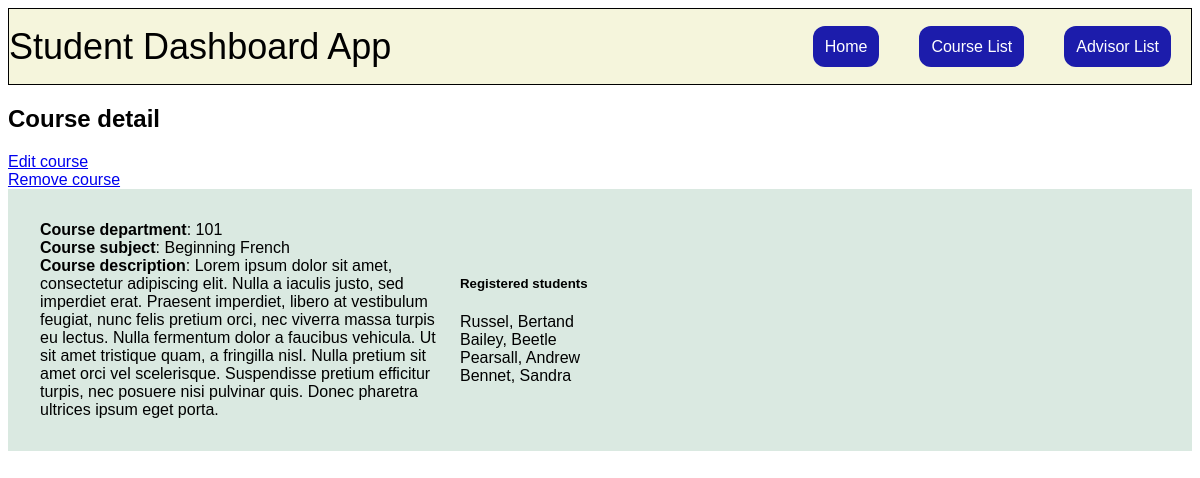
The page /course_detail/14 on the database its author committed.
### student/models.py (models this page shows, shortened)
class Course(models.Model):
    dept = models.CharField(max_length=3)
    course_num = models.IntegerField()
    subject = models.CharField(max_length=50)
    description = models.TextField(blank=True)
    students = models.ManyToManyField(Student, blank=True, related_name="courses")
    class Meta:
        unique_together = ('dept', 'course_num')
        ordering = ['dept']

class Student(models.Model):
    fname = models.CharField(max_length=30)
    lname = models.CharField(max_length=30)
    active = models.BooleanField(default=True)
    student_advisor = models.ForeignKey("Advisor", on_delete=models.SET_NULL, null=True, related_name="advisees")
    class Meta:
        ordering = ['id']

### student/views.py (the view)
# urls.py: path("course_detail/<int:id>", views.course_detail, name="course_detail"),
def course_detail(request, id):
    course = get_object_or_404(Course, pk=id)
    return render(request, "student/course_detail.html", {"course": course})

### student/templates/student/course_detail.html
{% extends "student/layout.html" %}
{% block body %}
    <h2>Course detail</h2>
    <div id="course-detail-container">
        <div>
            <div>
                <a href="{% url 'edit_course' id=course.id %}">Edit course</a>
            </div>
            <div>
                <a href="{% url 'remove_course' id=course.id %}">Remove course</a>
            </div>
        </div>
       <div id="course-detail">
            <div>
                <div>
                    <b>Course department</b>: {{course.course_dept}} {{course.course_num}}
                </div>
                <div>
                    <b>Course subject</b>: {{course.subject}}
                </div>
                <div class="course-description">
                    <b>Course description</b>:  {{course.description}}
                </div>
            </div>
            <div>
                <h5>Registered students</h5>
                {% if course.students.count != 0 %}
                    {% for student in course.students.all %}
                    <div>
                        {{ student.lname }}, {{ student.fname }}
                    </div>
                    {% endfor %}
                {% else %}
                    There are no students registered for this course
                {% endif %}
            </div>
       </div>
    </div>
{% endblock %}

### student/static/student/styles.css (style rules this page uses)
body { font-family: 'Gill Sans', 'Gill Sans MT', Calibri, 'Trebuchet MS', sans-serif; }
.course-description { width: 400px; }
#course-detail { display: flex; background-color: #dae9e1; align-items: center; gap: 20px; padding: 32px; }

### rows shown on the page
Course: course_num "101", subject "Beginning French", description "Lorem ipsum dolor sit amet, consectetur adipiscing elit. Nulla a iaculis justo, sed imperdiet erat. Praesent imperdiet, libero at vestibulum feugiat, nunc felis pretium orci, nec viverra massa turpis eu lectus. Nulla fermentum dolor a faucibus vehicula. Ut sit amet tristique quam, a fringilla nisl. Nulla pretium sit amet orci vel scelerisque. Suspendisse pretium efficitur turpis, nec posuere nisi pulvinar quis. Donec pharetra ultrices ipsum eget porta."
Student: lname "Russel", fname "Bertand"
Student: lname "Bailey", fname "Beetle"
Student: lname "Pearsall", fname "Andrew"
Student: lname "Bennet", fname "Sandra"
